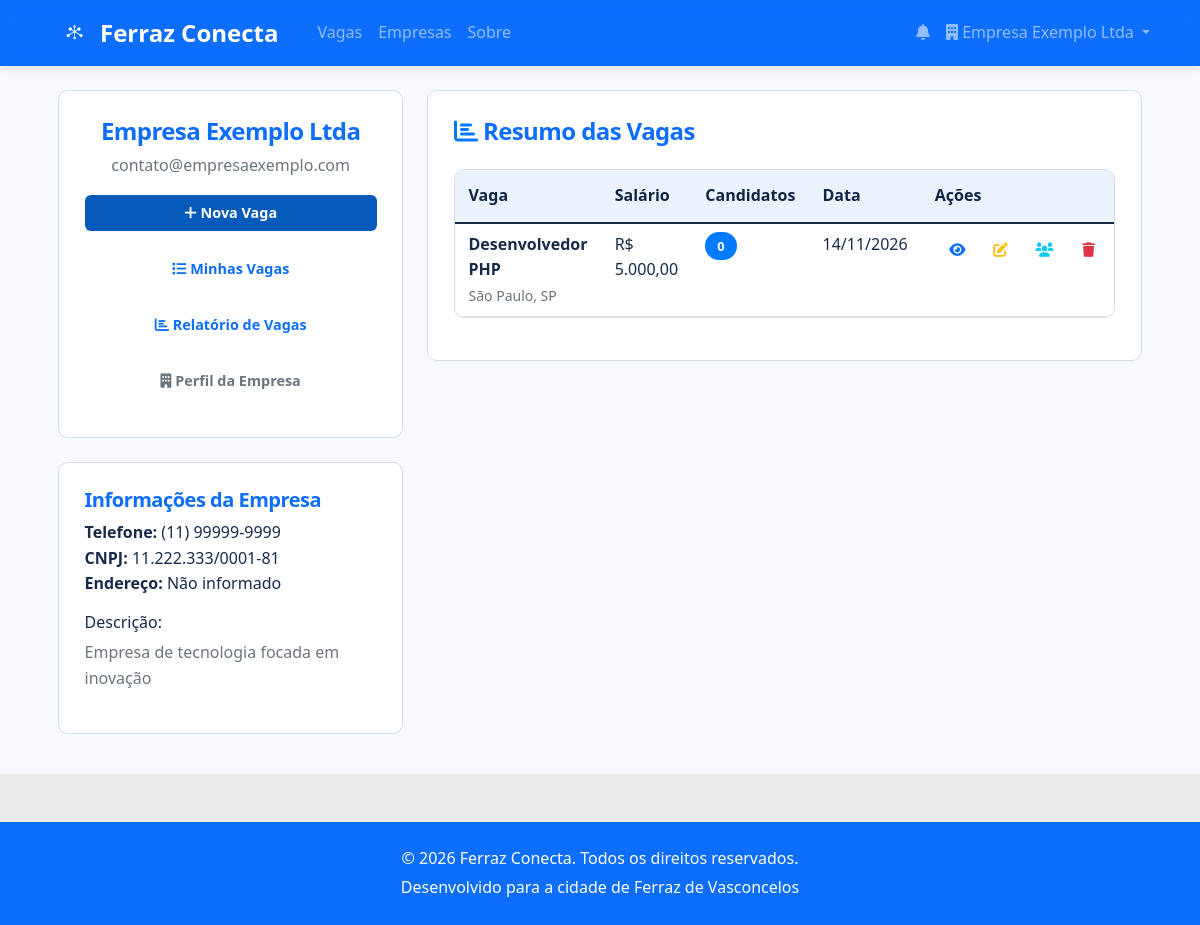
/painel-empresa (signed in), run on the app's committed database.
### tables this page shows
CREATE TABLE IF NOT EXISTS empresas (
    id INT AUTO_INCREMENT PRIMARY KEY,
    nome VARCHAR(255) NOT NULL,
     
    responsavel VARCHAR(255),
    email VARCHAR(255) NOT NULL UNIQUE,
    senha VARCHAR(255) NOT NULL,
    cnpj VARCHAR(18) UNIQUE,
    telefone VARCHAR(20),
    endereco TEXT,
    endereco_campos TEXT,
    descricao TEXT,
    setor VARCHAR(100),
    website VARCHAR(255),
     
    status ENUM('Ativa', 'Suspensa') NOT NULL DEFAULT 'Ativa',
    created_at TIMESTAMP NOT NULL DEFAULT CURRENT_TIMESTAMP,
    updated_at TIMESTAMP NOT NULL DEFAULT CURRENT_TIMESTAMP ON UPDATE CURRENT_TIMESTAMP
);

CREATE TABLE IF NOT EXISTS vagas (
    id INT AUTO_INCREMENT PRIMARY KEY,
    empresa_id INT NOT NULL,
    titulo VARCHAR(255) NOT NULL,
    descricao TEXT NOT NULL,
    requisitos TEXT,
    salario DECIMAL(10,2),
    tipo_contrato ENUM('CLT', 'PJ', 'Freelance', 'Estágio') NOT NULL DEFAULT 'CLT',
    modalidade ENUM('Presencial', 'Remoto', 'Híbrido') NOT NULL DEFAULT 'Presencial',
    localizacao VARCHAR(255),
     
    categoria_id INT,
    nivel_experiencia ENUM('Sem experiência', 'Júnior', 'Pleno', 'Sênior'),
    beneficios TEXT,
    status ENUM('Ativa', 'Inativa', 'Pausada') NOT NULL DEFAULT 'Ativa',
     
     
    data_expiracao DATE NOT NULL,
     
    visualizacoes INT NOT NULL DEFAULT 0,
    created_at TIMESTAMP NOT NULL DEFAULT CURRENT_TIMESTAMP,
    updated_at TIMESTAMP NOT NULL DEFAULT CURRENT_TIMESTAMP ON UPDATE CURRENT_TIMESTAMP,
    KEY idx_vagas_empresa (empresa_id),
    KEY idx_vagas_status (status),
    KEY idx_vagas_expiracao (data_expiracao),
    KEY idx_vagas_categoria (categoria_id),
    CONSTRAINT fk_vagas_empresa
        FOREIGN KEY (empresa_id) REFERENCES empresas (id) ON DELETE CASCADE,
     
    CONSTRAINT fk_vagas_categoria
        FOREIGN KEY (categoria_id) REFERENCES categorias (id)
);

### app/Views/empresa/painel.php (the view, shortened to what the rows shown need)
<?php
$title = 'Painel Empresa - Ferraz Conecta';
?>
<div class="container mt-4">
    <div class="row">
        <div class="col-lg-4">
            <div class="card shadow mb-4">
                <div class="card-body text-center">
                    <h4 class="card-title"><?= htmlspecialchars($empresa['nome'] ?? '') ?></h4>
                    <p class="text-muted"><?= htmlspecialchars($empresa['email'] ?? '') ?></p>
                    <div class="d-grid gap-2">
                        <a href="/vagas/criar" class="btn btn-primary">
                            <i class="fas fa-plus"></i> Nova Vaga
                        </a>
                        <a href="/empresa/vagas" class="btn btn-outline-primary">
                            <i class="fas fa-list"></i> Minhas Vagas
                        </a>
                        <a href="/empresa/relatorio" class="btn btn-outline-primary">
                            <i class="fas fa-chart-bar"></i> Relatório de Vagas
                        </a>
                        <a href="/empresa/perfil" class="btn btn-outline-secondary">
                            <i class="fas fa-building"></i> Perfil da Empresa
                        </a>
                    </div>
                </div>
            </div>
            <div class="card shadow">
                <div class="card-body">
                    <h5 class="card-title">Informações da Empresa</h5>
                    <ul class="list-unstyled">
                        <li><strong>Telefone:</strong> <?= htmlspecialchars($empresa['telefone'] ?? 'Não informado') ?></li>
                        <li><strong>CNPJ:</strong> <?= htmlspecialchars($empresa['cnpj'] ?? 'Não informado') ?></li>
                        <li><strong>Endereço:</strong> <?= htmlspecialchars($empresa['endereco'] ?? 'Não informado') ?></li>
                    </ul>
                    <?php if (!empty($empresa['descricao'])): ?>
                        <h6>Descrição:</h6>
                        <p class="text-muted"><?= htmlspecialchars($empresa['descricao']) ?></p>
                    <?php endif; ?>
                </div>
            </div>
        </div>
        <div class="col-lg-8">
            <div class="card shadow">
                <div class="card-body">
                    <h4 class="card-title mb-4">
                        <i class="fas fa-chart-bar text-primary"></i> Resumo das Vagas
                    </h4>
                    <?php if (!empty($vagas)): ?>
                        <div class="table-responsive">
                            <table class="table table-hover">
                                <thead>
                                    <tr>
                                        <th>Vaga</th>
                                        <th>Salário</th>
                                        <th>Candidatos</th>
                                        <th>Data</th>
                                        <th>Ações</th>
                                    </tr>
                                </thead>
                                <tbody>
                                    <?php foreach ($vagas as $vaga): ?>
                                        <tr>
                                            <td>
                                                <strong><?= htmlspecialchars($vaga['titulo'] ?? '') ?></strong>
                                                <br>
                                                <small class="text-muted"><?= htmlspecialchars($vaga['localizacao'] ?? 'Não informado') ?></small>
                                            </td>
                                            <td><?= $this->formatMoney($vaga['salario'] ?? null) ?></td>
                                            <td>
                                                <span class="badge bg-primary"><?= $vaga['total_candidatos'] ?? 0 ?></span>
                                            </td>
                                            <td><?= !empty($vaga['created_at']) ? date('d/m/Y', strtotime($vaga['created_at'])) : 'Não informado' ?></td>
                                            <td>
                                                <div class="btn-group btn-group-sm">
                                                    <a href="/vagas/<?= $vaga['id'] ?? '' ?>" class="btn btn-outline-primary" title="Ver">
                                                        <i class="fas fa-eye"></i>
                                                    </a>
                                                    <a href="/vagas/<?= $vaga['id'] ?? '' ?>/editar" class="btn btn-outline-warning" title="Editar">
                                                        <i class="fas fa-edit"></i>
                                                    </a>
                                                    <a href="/empresa/vagas/<?= $vaga['id'] ?? '' ?>/candidatos" class="btn btn-outline-info" title="Candidatos">
                                                        <i class="fas fa-users"></i>
                                                    </a>
                                                    <form method="POST" action="/vagas/<?= $vaga['id'] ?? '' ?>/excluir" class="d-inline"
                                                        onsubmit="return confirm('Tem certeza que deseja excluir esta vaga?')">
                                                        <button type="submit" class="btn btn-outline-danger" title="Excluir">
                                                            <i class="fas fa-trash"></i>
                                                        </button>
                                                    </form>
                                                </div>
                                            </td>
                                        </tr>
                                    <?php endforeach; ?>
                                </tbody>
                            </table>
                        </div>
                    <?php endif; ?>
                </div>
            </div>
        </div>
    </div>
</div>

### app/Views/layouts/base.php (shortened to what the rows shown need)
<!DOCTYPE html>
<html lang="pt-BR">
<head>
    <link href="https://cdn.jsdelivr.net/npm/bootstrap@5.1.3/dist/css/bootstrap.min.css" rel="stylesheet">
    <link rel="stylesheet" href="https://cdnjs.cloudflare.com/ajax/libs/font-awesome/6.0.0/css/all.min.css">
    <link rel="stylesheet" href="/css/style.css">
    <link rel="stylesheet" href="/css/components.css">
    <link rel="stylesheet" href="/css/portal.css">
</head>
<body>
    <nav class="navbar navbar-expand-lg navbar-dark bg-primary">
        <div class="container">
            <a class="navbar-brand d-flex align-items-center" href="/">
                <img src="/img/logobrancanavbar.png" alt="Ferraz Conecta" class="navbar-logo me-2">
                Ferraz Conecta
            </a>
            <div class="collapse navbar-collapse" id="navbarNav">
                <ul class="navbar-nav">
                    <li class="nav-item">
                        <a class="nav-link" href="/vagas">Vagas</a>
                    </li>
                    <li class="nav-item">
                        <a class="nav-link" href="/empresas">Empresas</a>
                    </li>
                    <li class="nav-item">
                        <a class="nav-link" href="/sobre">Sobre</a>
                    </li>
                </ul>
                <ul class="navbar-nav ms-auto">
                    <?php if (isset($_SESSION['user_id'])): ?>
                        <?php if (in_array($_SESSION['user_type'] ?? '', ['candidato', 'empresa'], true)): ?>
                            <li class="nav-item">
                                <a class="nav-link" href="/notificacoes" aria-label="Notificações<?= !empty($notificacoesNaoLidas) ? ': ' . (int) $notificacoesNaoLidas . ' não lidas' : '' ?>">
                                    <i class="fas fa-bell"></i>
                                </a>
                            </li>
                        <?php endif; ?>
                        <?php if (($_SESSION['user_type'] ?? '') === 'empresa'): ?>
                            <li class="nav-item dropdown">
                                <a class="nav-link dropdown-toggle" href="#" id="empresaDropdown" role="button" data-bs-toggle="dropdown">
                                    <i class="fas fa-building"></i> <?= htmlspecialchars($_SESSION['user_name'] ?? '') ?>
                                </a>
                            </li>
                        <?php endif; ?>
                    <?php else: ?>
                        <li class="nav-item">
                            <a class="nav-link" href="/login">Entrar</a>
                        </li>
                    <?php endif; ?>
                </ul>
            </div>
        </div>
    </nav>
    <main>
        <?= $content ?>
    </main>
    <footer class="fc-footer text-white text-center py-4 mt-5">
        <div class="container">
            <p>&copy; <?= (new DateTimeImmutable('now', new DateTimeZone('America/Sao_Paulo')))->format('Y') ?> Ferraz Conecta. Todos os direitos reservados.</p>
            <p>Desenvolvido para a cidade de Ferraz de Vasconcelos</p>
        </div>
    </footer>
</body>
</html>

### app/Router.php (shortened to what the rows shown need)
<?php
class Router
{
    private $routes = [];
    public function addRoute($method, $path, $handler)
    {
        $this->routes[] = [
            'method' => $method,
            'path' => $path,
            'handler' => $handler
        ];
    }
    public function dispatch($method, $uri)
    {
        try {
            $uri = parse_url($uri, PHP_URL_PATH);
            foreach ($this->routes as $route) {
                if ($route['method'] === $method && $this->matchPath($route['path'], $uri)) {
                    $result = $this->executeHandler($route['handler'], $this->extractParams($route['path'], $uri));
                    if ($result !== null) {
                        echo $result;
                    }
                    return;
                }
            }
        } catch (\Exception $e) {
            http_response_code(500);
            echo "<h1>Erro Interno</h1>";
            echo "<p>Erro: " . $e->getMessage() . "</p>";
            echo "<p>Arquivo: " . $e->getFile() . "</p>";
            echo "<p>Linha: " . $e->getLine() . "</p>";
        }
    }
    private function matchPath($routePath, $uri)
    {
        $routePattern = preg_replace('/\{([^}]+)\}/', '([^/]+)', $routePath);
        $routePattern = '#^' . $routePattern . '$#';
        return preg_match($routePattern, $uri);
    }
    private function extractParams($routePath, $uri)
    {
        $params = [];
        $routeParts = explode('/', trim($routePath, '/'));
        return $params;
    }
    private function executeHandler($handler, $params)
    {
        try {
            if (is_string($handler)) {
                $parts = explode('@', $handler);
                $controllerClass = "App\\Controllers\\{$parts[0]}";
                $method = $parts[1];
                $controller = new $controllerClass();
                return call_user_func_array([$controller, $method], array_values($params));
            }
            throw new \Exception("Handler inválido");
        } catch (\Exception $e) {
            throw new \Exception("Erro ao executar handler: " . $e->getMessage());
        }
    }
}

### data on the page
empresas: nome "Empresa Exemplo Ltda", email "contato@empresaexemplo.com", telefone "(11) 99999-9999", cnpj "11.222.333/0001-81", endereco "Não informado", descricao "Empresa de tecnologia focada em inovação"
vagas: titulo "Desenvolvedor PHP", localizacao "São Paulo, SP", salario "R$ 5.000,00", total_candidatos "0", created_at "14/11/2026"
